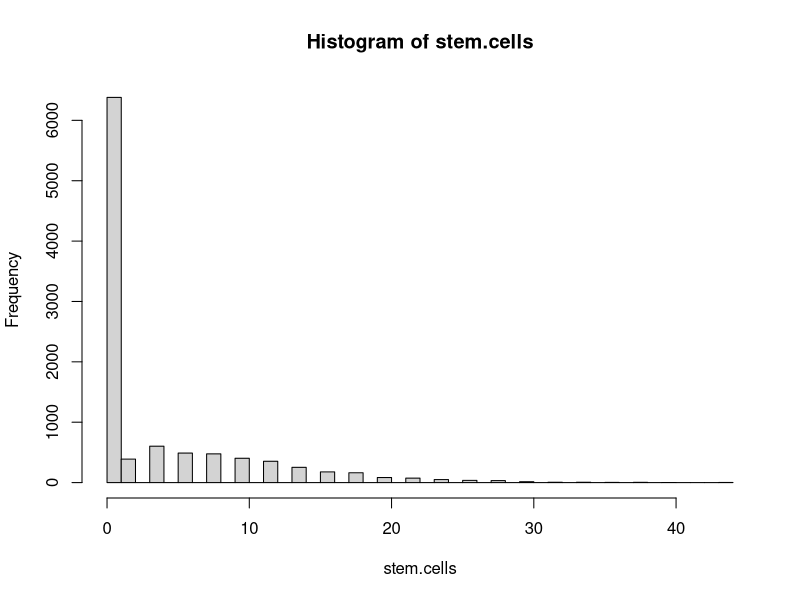

The R source for this figure:
#R Program to Monte Carlo stem cell proliferation model
stem.cells <- c(0)
n.trials <- 10000
n.gens <- 7
p.div <- 0.6
for (i.trial in 1:n.trials) {   # Loop over Monte Carlo Trials  
  n.stem.curr <- 1
  n.stem.next <- 0
  for (i.gen in 1:n.gens) {     # Loop over generations
    for (i.cell in 1:n.stem.curr) {
 if (p.div > runif(1)) {
 n.stem.next <- n.stem.next+2
 }
 }

    n.stem.curr <- n.stem.next
    n.stem.next <- 0
    if (n.stem.curr==0) {
      break
    }
  }
  stem.cells[i.trial] <- n.stem.curr
}
hist(stem.cells, breaks=50)
output<-sprintf("Mean # cells at %3d gens=%7.2f\n",n.gens, mean(stem.cells))
cat(output)
